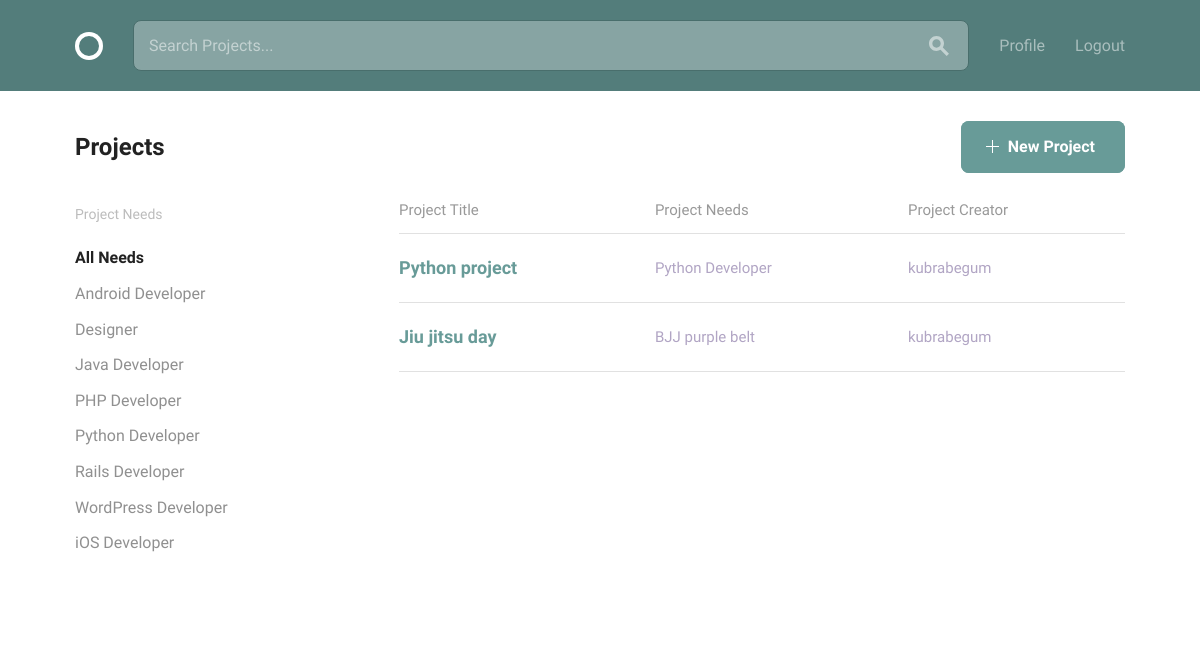
The app's page / (signed in), older data.
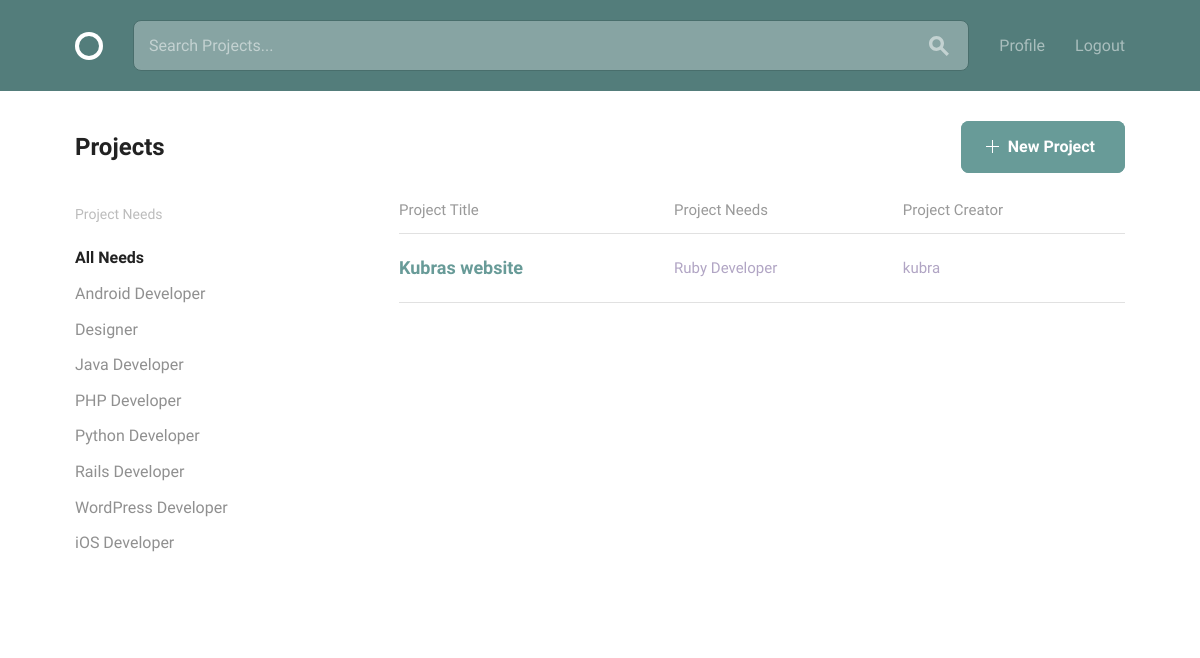
The same page, newer data.
### account/models.py (models this page shows, shortened)
class Project(models.Model):
    title = models.CharField(max_length=255)
    description = models.CharField(max_length=255)
    related_skill = models.ManyToManyField(UserSkills, blank=True)
    user = models.ForeignKey(User, on_delete=models.CASCADE, blank=True, default=None)
    position = models.ManyToManyField(PositionModel, blank=True, default=None)
    project_timeline = models.CharField(max_length=100, blank=True)

class PositionModel(models.Model):
    title = models.CharField(max_length=255)
    description = models.CharField(max_length=255)

### account/views.py (the view)
# urls.py: path('', views.index_view, name='index'),
def index_view(request):
    if request.user.is_authenticated:
        user = request.user
        projects = Project.objects.exclude(user=user)
        return render(request, 'index.html', {'projects':projects})
    else:
        return render(request, 'index.html')

### templates/index.html (shortened to what this page needs)
{% extends 'base.html' %}
{% block body %}
    <div class="bounds circle--page">
        <div class="circle--page--header circle--fluid">
            <div class="circle--fluid--cell circle--fluid--primary">
                <h2>Projects</h2>
            </div>
            <div class="circle--fluid--cell circle--fluid--secondary">
                <a class="button button-primary icon-on-left" href="{% url 'account:newproject' %}">
                    <svg version="1.1" xmlns="http://www.w3.org/2000/svg" xmlns:xlink="http://www.w3.org/1999/xlink" x="0px" y="0px" viewBox="0 0 13 13" style="enable-background:new 0 0 13 13;" xml:space="preserve" class="add">
            <polygon points="7,6 7,0 6,0 6,6 0,6 0,7 6,7 6,13 7,13 7,7 13,7 13,6 "/>
          </svg>
                    New Project
                </a>
            </div>
        </div>
        <div class="grid-25">
            <div class="circle--filter circle--secondary--module">
                <h4>Project Needs</h4>
                <ul class="circle--filter--list">
                    <li><a class="selected">All Needs</a></li>
                    <li><a>Android Developer</a></li>
                    <li><a>Designer</a></li>
                    <li><a>Java Developer</a></li>
                    <li><a>PHP Developer</a></li>
                    <li><a>Python Developer</a></li>
                    <li><a>Rails Developer</a></li>
                    <li><a>WordPress Developer</a></li>
                    <li><a>iOS Developer</a></li>
                </ul>
            </div>
        </div>
        <div class="grid-70 grid-push-5">
            <table class="u-full-width circle--table">
                <thead>
                <tr>
                    <th>Project Title</th>
                    <th class="circle--cell--right">Project Needs</th>
                    <th class="circle--cell--right">Project Creator</th>
                </tr>
                </thead>
                {% for pro in projects %}
                    <tbody>
                    <tr class="clickable-row" data-href="project.html">
                        <td>
                            <h3>{{ pro.title }}</h3>
                        </td>
                        {% for pos in pro.position.all %}
                            {% if pos %}
                                <td class="circle--cell--right">
                                    <span class="secondary-label">{{ pos.title }}</span>
                                </td>
                                <td class="circle--cell--right">
                                    <span class="secondary-label">{{ pro.user }}</span>
                                </td>
                            {% endif %}
                        {% endfor %}
                    </tr>
                    </tbody>
                {% endfor %}
            </table>
        </div>
    </div>
{% endblock %}

### templates/base.html (shortened to what this page needs)
{% load staticfiles %}
<!DOCTYPE html>
<html lang="en">
<head>
  <link rel="stylesheet" href="{% static "css/global.css" %}">
</head>
<body>
    <header class="circle--header">
        <div class="bounds">
            <div class="circle--fluid">
                <div class="circle--fluid--cell">
                    <h1 class="hide-text circle--logo"><a class="logo" href="{% url 'index' %}">Circle</a></h1>
                </div>
                <div class="circle--fluid--cell circle--fluid--primary">
                    <div class="circle--search">
                        <input type="text" placeholder="Search Projects..." />
                        <button>
                        </button>
                    </div>
                </div>
                <div class="circle--fluid--cell circle--fluid--secondary">
                    <nav>
                        <ul class="circle--inline">
                            {% if user.is_authenticated %}
                                <li><a href="{% url 'account:profile' %}">Profile</a></li>
                                <li><a href="{% url 'account:logout' %}">Logout</a></li>
                            {% else %}
                                <li><a href="{% url 'account:signin' %}">Sign In</a></li>
                                <li><a href="{% url 'account:signup' %}">Sign Up</a></li>
                            {% endif %}
                        </ul>
                    </nav>
                </div>
            </div>
        </div>
    </header>
    {% block body %}{% endblock %}
</body>
</html>

Row changes from the older to the newer data that the page shows:
removed Project: title "Python project", user "kubrabegum"
removed PositionModel: title "Python Developer", shown under "Python project"
removed Project: title "Jiu jitsu day", user "kubrabegum"
removed PositionModel: title "BJJ purple belt", shown under "Jiu jitsu day"
added Project: title "Kubras website", user "kubra"
added PositionModel: title "Ruby Developer", shown under "Kubras website"
